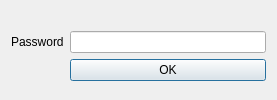
<?xml version="1.0" encoding="UTF-8"?>
<ui version="4.0">
 <class>CredentialsDialog</class>
 <widget class="QDialog" name="CredentialsDialog">
  <property name="geometry">
   <rect>
    <x>0</x>
    <y>0</y>
    <width>277</width>
    <height>100</height>
   </rect>
  </property>
  <property name="focusPolicy">
   <enum>Qt::StrongFocus</enum>
  </property>
  <property name="windowTitle">
   <string>Enter master password</string>
  </property>
  <property name="modal">
   <bool>true</bool>
  </property>
  <layout class="QGridLayout" name="gridLayout">
   <item row="1" column="0">
    <layout class="QFormLayout" name="formLayout">
     <property name="fieldGrowthPolicy">
      <enum>QFormLayout::AllNonFixedFieldsGrow</enum>
     </property>
     <item row="0" column="0">
      <widget class="QLabel" name="passwordLabel">
       <property name="text">
        <string>Password</string>
       </property>
      </widget>
     </item>
     <item row="0" column="1">
      <widget class="QLineEdit" name="passwordLineEdit">
       <property name="echoMode">
        <enum>QLineEdit::Password</enum>
       </property>
      </widget>
     </item>
     <item row="1" column="1">
      <widget class="QPushButton" name="okPushButton">
       <property name="text">
        <string>OK</string>
       </property>
      </widget>
     </item>
     <item row="2" column="1">
      <spacer name="verticalSpacer">
       <property name="orientation">
        <enum>Qt::Vertical</enum>
       </property>
       <property name="sizeHint" stdset="0">
        <size>
         <width>20</width>
         <height>40</height>
        </size>
       </property>
      </spacer>
     </item>
    </layout>
   </item>
   <item row="0" column="0">
    <widget class="QLabel" name="infoLabel">
     <property name="text">
      <string/>
     </property>
    </widget>
   </item>
  </layout>
 </widget>
 <tabstops>
  <tabstop>passwordLineEdit</tabstop>
  <tabstop>okPushButton</tabstop>
 </tabstops>
 <resources/>
 <connections/>
</ui>
